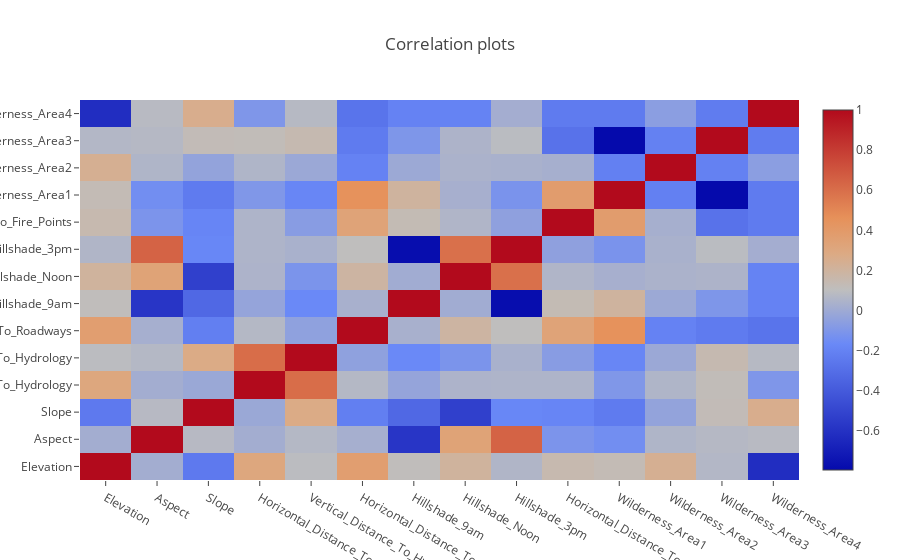

Notebook code for this chart:
### Markdown cell above
### Correlation Plot

### Code cell
ignore_feats = [col for col in full.columns if "Soil_Type" in col]
corr         = full.drop(ignore_feats, axis=1).corr().round(3)

trace = go.Heatmap(
    x = corr.columns,
    y = corr.index,
    z = corr.values,
)

buttons = []

layout = dict(title = 'Correlation plots')

fig = dict(data=[trace], layout=layout)
iplot(fig)

### Figure 1 — Plotly figure (JSON) as saved in the notebook; plotly's stock layout.template omitted (floating-point values rounded to 4 significant figures; data arrays with more than 128 entries replaced by an {"elided": "..."} marker saying what was removed)
{"data": [{"type": "heatmap", "x": ["Elevation", "Aspect", "Slope", "Horizontal_Distance_To_Hydrology", "Vertical_Distance_To_Hydrology", "Horizontal_Distance_To_Roadways", "Hillshade_9am", "Hillshade_Noon", "Hillshade_3pm", "Horizontal_Distance_To_Fire_Points", "Wilderness_Area1", "Wilderness_Area2", "Wilderness_Area3", "Wilderness_Area4"], "y": ["Elevation", "Aspect", "Slope", "Horizontal_Distance_To_Hydrology", "Vertical_Distance_To_Hydrology", "Horizontal_Distance_To_Roadways", "Hillshade_9am", "Hillshade_Noon", "Hillshade_3pm", "Horizontal_Distance_To_Fire_Points", "Wilderness_Area1", "Wilderness_Area2", "Wilderness_Area3", "Wilderness_Area4"], "z": {"elided": "14x14 float values"}}], "layout": {"title": "Correlation plots"}}
